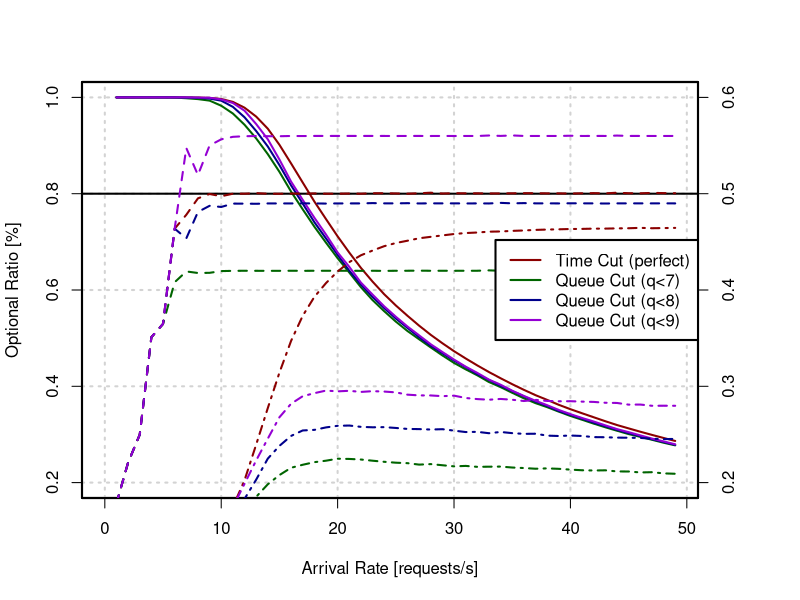

This chart was generated by the following R code:
qc7 = read.csv('queue-cut-7.csv')
qc8 = read.csv('queue-cut-8.csv')
qc9 = read.csv('queue-cut-9.csv')
tcP = read.csv('time-cut.csv')

par(mar=c(5,4,4,5)+.1, lwd = 2)
plot(c(0, max(tcP$arrivalRate)), c(0.2, 1), type = 'n',
       xlab = "Arrival Rate [requests/s]",
       ylab = "Optional Ratio [%]")
grid()
points(tcP$arrivalRate, tcP$optionalRatio, type = 'l', col = 'darkred'   )
points(qc7$arrivalRate, qc7$optionalRatio, type = 'l', col = 'darkgreen' )
points(qc8$arrivalRate, qc8$optionalRatio, type = 'l', col = 'darkblue'  )
points(qc9$arrivalRate, qc9$optionalRatio, type = 'l', col = 'darkviolet')

par(new=TRUE, lty = 2)
plot(c(0, max(qc9$arrivalRate)), c(0.2, 0.6), type = 'n',
     xaxt = "n", yaxt = "n", xlab = '', ylab = '')
abline(h = 0.5, lty = 1)
points(tcP$arrivalRate, tcP$rtMax, type = 'l', col = 'darkred'   )
points(qc7$arrivalRate, qc7$rtMax, type = 'l', col = 'darkgreen' )
points(qc8$arrivalRate, qc8$rtMax, type = 'l', col = 'darkblue'  )
points(qc9$arrivalRate, qc9$rtMax, type = 'l', col = 'darkviolet')
axis(4)

par(new=TRUE, lty = 4)
points(tcP$arrivalRate, tcP$rtAvg, type = 'l', col = 'darkred'   )
points(qc7$arrivalRate, qc7$rtAvg, type = 'l', col = 'darkgreen' )
points(qc8$arrivalRate, qc8$rtAvg, type = 'l', col = 'darkblue'  )
points(qc9$arrivalRate, qc9$rtAvg, type = 'l', col = 'darkviolet')

par(new=TRUE, lty = 1)
legend('right',
       legend = c('Time Cut (perfect)', 'Queue Cut (q<7)', 'Queue Cut (q<8)', 'Queue Cut (q<9)'),
       col = c('darkred', 'darkgreen', 'darkblue', 'darkviolet'), lty = 1)
